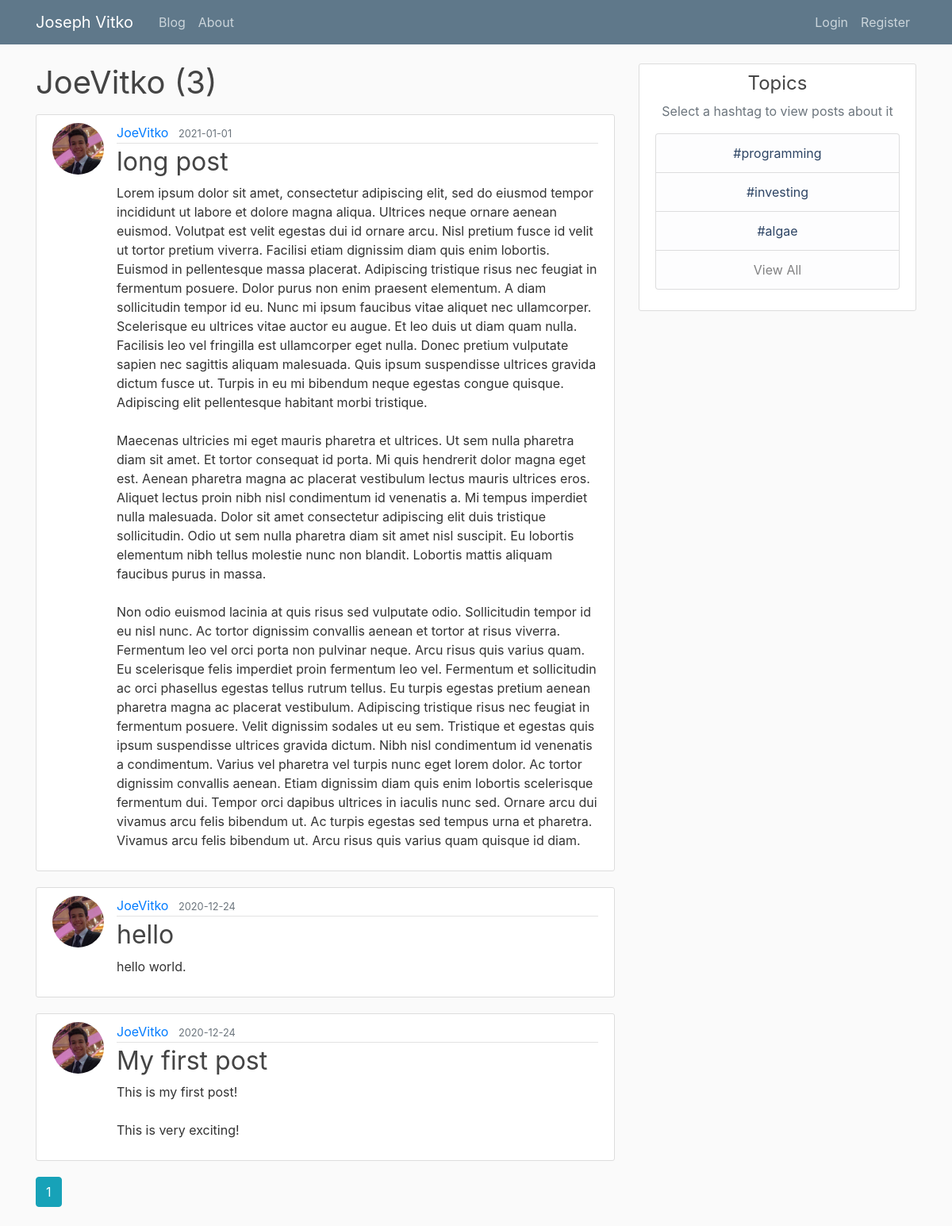
The page /user/JoeVitko on the database as committed earlier.
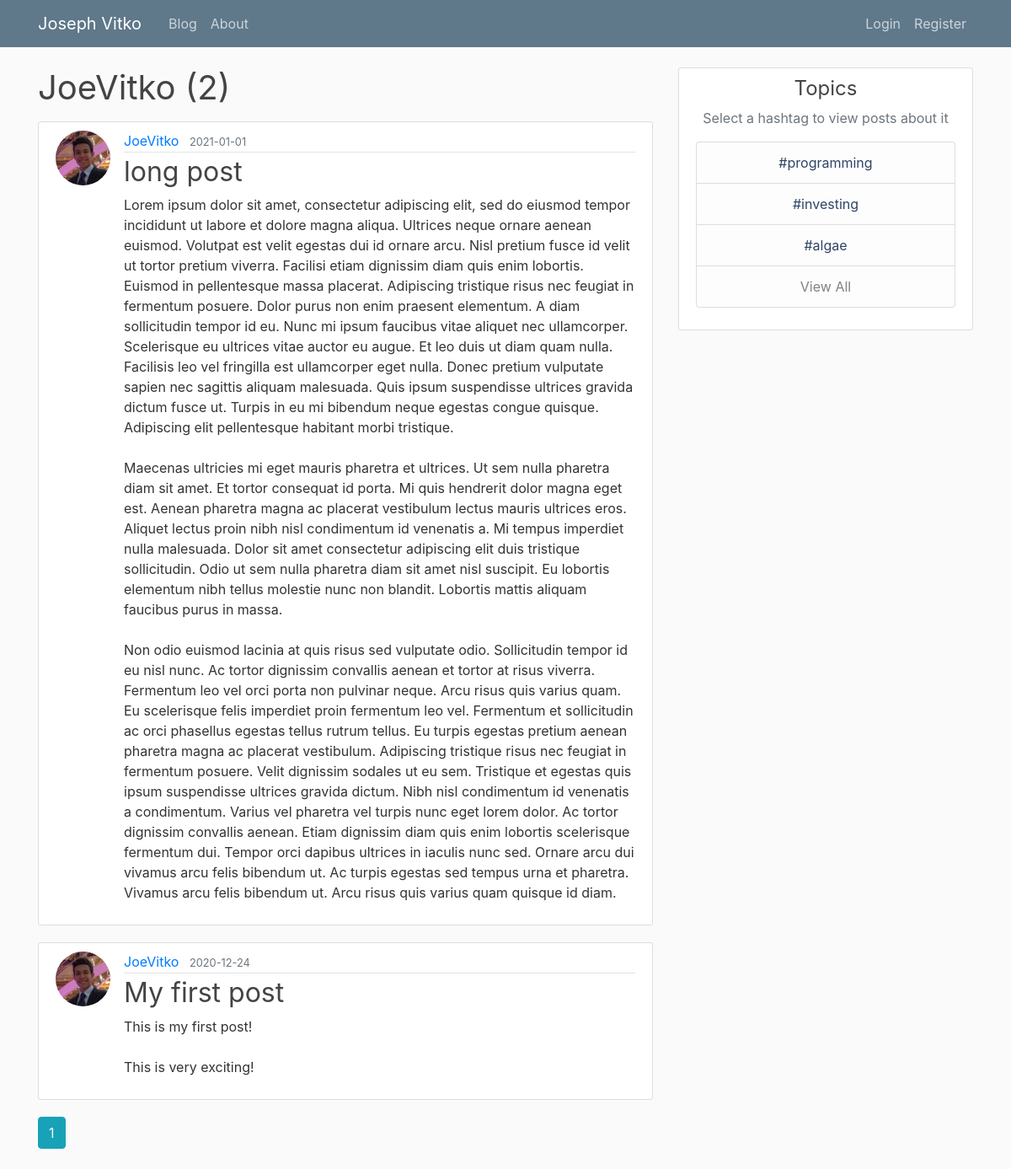
The same page on the database as committed later.
### flaskblog/models.py (models this page shows, shortened)
class Post(db.Model):
    id = db.Column(db.Integer, primary_key=True)
    title = db.Column(db.String(100), nullable=False)
    date_posted = db.Column(db.DateTime, nullable=False, default=datetime.utcnow)
    content = db.Column(db.Text, nullable=False)
    user_id = db.Column(db.Integer, db.ForeignKey('user.id'), nullable=False)

class User(db.Model, UserMixin):
    id = db.Column(db.Integer, primary_key=True)
    username = db.Column(db.String(20), unique=True, nullable=False)
    email = db.Column(db.String(120), unique=True, nullable=False)
    image_file = db.Column(db.String(20), nullable=False, default='default.jpg')
    password = db.Column(db.String(60), nullable=False)
    posts = db.relationship('Post', backref='author', lazy=True)
    roles = db.relationship('Role', secondary='user_roles')

### flaskblog/users/routes.py (the view)
@users.route('/user/<string:username>')
def user_posts(username):
    page = request.args.get('page', 1, type=int)
    user = User.query.filter_by(username=username).first_or_404()
    posts = Post.query.filter_by(author=user). \
        order_by(Post.date_posted.desc()) \
        .paginate(per_page=5)
    return render_template('user_posts.html', posts=posts, page=page, user=user, page_context='users.user_posts')

### flaskblog/templates/user_posts.html
{% extends "layout.html" %}
{% block content %}
    <h1 class="mb-3">{{ user.username }} ({{ posts.total }})</h1>
    {% for post in posts.items %}
        <article class="media content-section">
            <img class="rounded-circle article-img" src="{{ url_for('static', filename='profile_pics/' + post.author.image_file) }}">
            <div class="media-body">
            <div class="article-metadata">
              <a class="mr-2" href="{{ url_for('users.user_posts', username=post.author.username) }}">{{ post.author.username }}</a>
              <small class="text-muted">{{ post.date_posted.strftime('%Y-%m-%d') }}</small>
            </div>
            <h2><a class="article-title" href="{{ url_for('posts.post', post_id=post.id) }}">{{ post.title }}</a></h2>
            <p class="article-content">{{ post.content }}</p>
          </div>
        </article>
    {% endfor %}
    {% for page_num in posts.iter_pages(left_edge=1, right_edge=1, left_current=1, right_current=2) %}
        {% if page_num %}
            {% if posts.page == page_num %}
            <a class="btn btn-info mb-4" href="{{ url_for('users.user_posts', page=page_num, username=user.username) }}">{{ page_num }}</a>
            {% else %}
            <a class="btn btn-outline-info mb-4" href="{{ url_for('users.user_posts', page=page_num, username=user.username) }}">{{ page_num }}</a>
            {% endif %}
        {% else %}
        ...
        {% endif %}
    {% endfor %}
{% endblock content %}

Rows that differ between the two databases and show on the page:
removed Post: image_file (picture), author.username "JoeVitko", date_posted "2020-12-24", title "hello", content "hello world."
Other text that changed with them:
{{ posts.total }}: "3" → "2"
